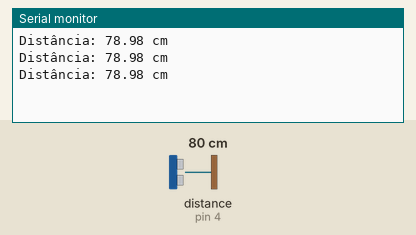
Simulated run of this sketch. Board: Arduino Uno, built with avr-gcc and run on an emulated ATmega328P. Parts: the last lines printed to the serial monitor. Wiring (inferred from the names in the program): ultrasonic range finder: trigger pin 5; echo pin 4. The inputs (shaded band) are chosen by the test bench; at power-on: distance to the obstacle (sensor on pin 4) 80 cm. The echo pulse lasts 58.3 µs per cm.

Above: at 1.3 s.
1.4 s: distance to the obstacle (sensor on pin 4) set to 2 cm
At 1.9 s:
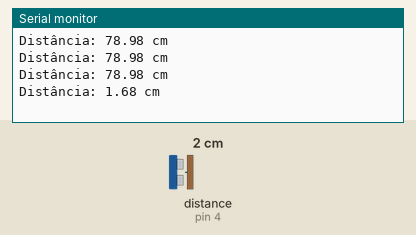
2.9 s: distance to the obstacle (sensor on pin 4) set to 4 cm
At 3.4 s:
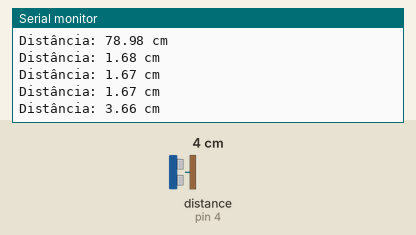
Timing chart, 0 to 5.9 s (numbered marks = the images above; inputs shaded):
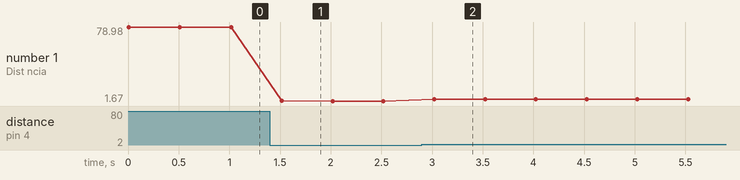

The sketch:

Ultrasonic.ino
```cpp
//Author: Henrique Augusto

const int trigPin = 5;
const int echoPin = 4;

void setup() {
  pinMode(trigPin, OUTPUT);
  pinMode(echoPin, INPUT);
  Serial.begin(9600);
}

void loop() {
  // Envia um pulso de 10 µs no pino Trig
  digitalWrite(trigPin, LOW);
  delayMicroseconds(2);
  digitalWrite(trigPin, HIGH);
  delayMicroseconds(10);
  digitalWrite(trigPin, LOW);

  // Mede o tempo de retorno do pulso no pino Echo
  long duracao = pulseIn(echoPin, HIGH);

  // Calcula a distância em centímetros
  float distancia = duracao * 0.034 / 2;

  // Exibe a distância no monitor serial
  Serial.print("Distância: ");
  Serial.print(distancia);
  Serial.println(" cm");

  delay(500); // Intervalo entre medições
}
```

Measured:
- after the input at 1.4 s, the serial monitor: prints a new line after 0.12 s (image 1)
- after the input at 2.9 s, the serial monitor: prints a new line after 0.12 s (image 2)
- plotted number 1: 78.98 → 1.67 after the input at 1.4 s, 1.67 → 3.66 after the input at 2.9 s
